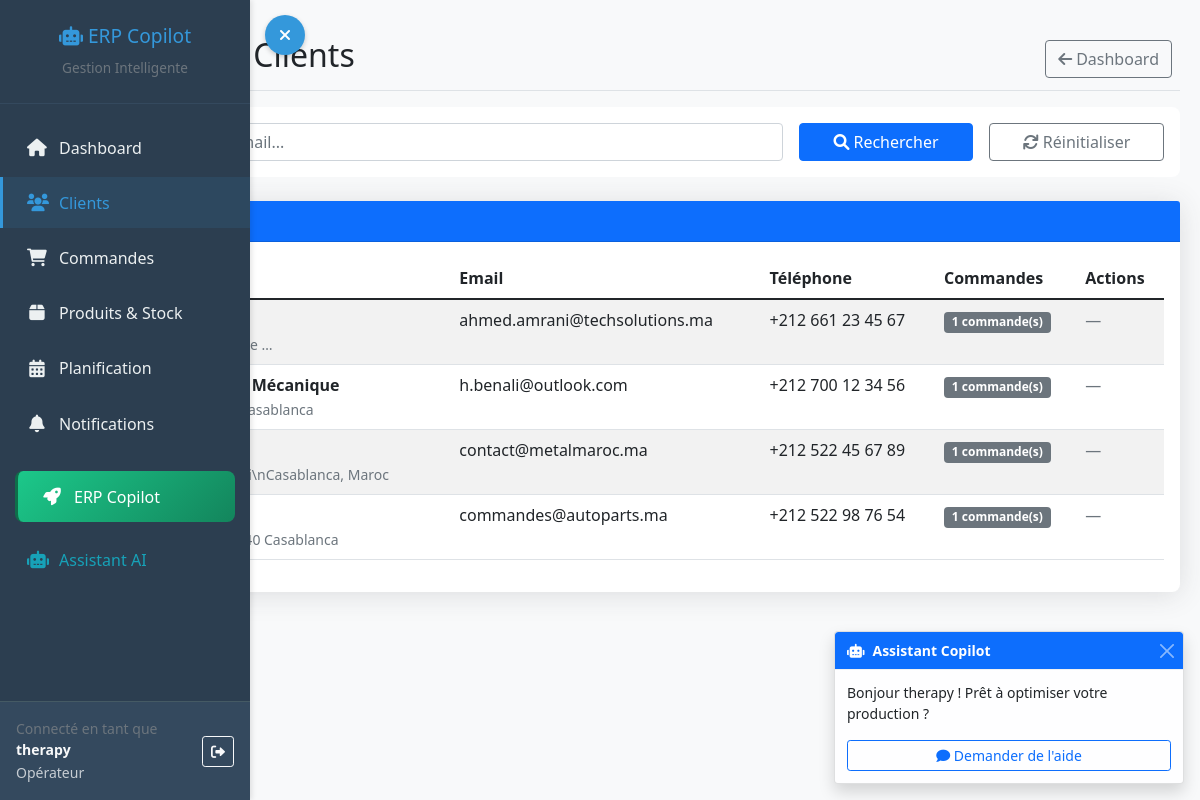
The page /customers/ (signed in) on the database as committed earlier.
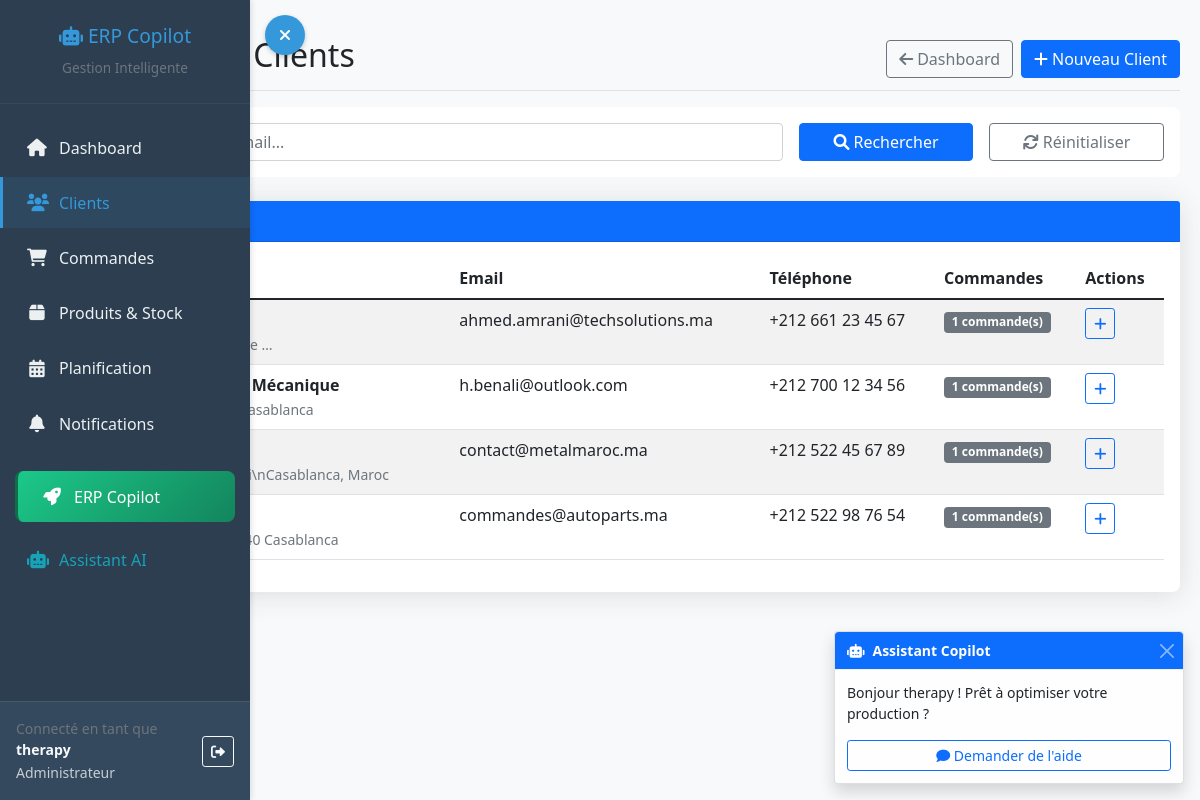
The same page on the database as committed later.
### dashboard/models.py (models this page shows, shortened)
class CustomUser(AbstractUser):
    ROLE_CHOICES = [
        ('admin', 'Administrateur'),
        ('manager', 'Manager'),
        ('supervisor', 'Superviseur'),  # Rôle secondaire avec accès limité
        ('operator', 'Opérateur'),
    ]
    role = models.CharField(max_length=20, choices=ROLE_CHOICES, default='operator')
    phone = models.CharField(max_length=20, blank=True)

class Customer(models.Model):
    name = models.CharField(max_length=100)
    email = models.EmailField()
    phone = models.CharField(max_length=20)
    address = models.TextField()

### dashboard/views.py (the view)
# urls.py: path('customers/', views.customer_list, name='customer_list'),
@login_required
def customer_list(request):
    customers = Customer.objects.all().order_by('name')
    search_query = request.GET.get('search', '')
    if search_query:
        customers = customers.filter(
            Q(name__icontains=search_query) |
            Q(email__icontains=search_query)
        )
    return render(request, 'dashboard/customers/customer_list.html', {
        'customers': customers,
        'search_query': search_query,
    })

### templates/dashboard/customers/customer_list.html (shortened to what this page needs)
{% extends 'base.html' %}
{% block content %}
<div class="d-flex justify-content-between flex-wrap flex-md-nowrap align-items-center pt-3 pb-2 mb-3 border-bottom">
    <h1 class="h2">
        Gestion des Clients
    </h1>
    <div class="btn-toolbar mb-2 mb-md-0">
        <a href="{% url 'dashboard' %}" class="btn btn-outline-secondary me-2">
            <i class="fas fa-arrow-left me-1"></i>Dashboard
        </a>
        {% if user.role == 'admin' or user.role == 'manager' %}
        <a href="{% url 'create_customer' %}" class="btn btn-primary">
            <i class="fas fa-plus me-1"></i>Nouveau Client
        </a>
        {% endif %}
    </div>
</div>
<div class="row mb-4">
    <div class="col-12">
        <div class="card">
            <div class="card-body">
                <form method="get" class="row g-3">
                    <div class="col-md-8">
                        <input type="text" name="search" class="form-control"
                               placeholder="Rechercher par nom ou email..."
                               value="{{ search_query }}">
                    </div>
                    <div class="col-md-2">
                        <button type="submit" class="btn btn-primary w-100">
                            <i class="fas fa-search me-1"></i>Rechercher
                        </button>
                    </div>
                    <div class="col-md-2">
                        <a href="{% url 'customer_list' %}" class="btn btn-outline-secondary w-100">
                            <i class="fas fa-refresh me-1"></i>Réinitialiser
                        </a>
                    </div>
                </form>
            </div>
        </div>
    </div>
</div>
<div class="row">
    <div class="col-12">
        <div class="card shadow">
            <div class="card-header bg-primary text-white">
                <h5 class="mb-0">Clients ({{ customers.count }})</h5>
            </div>
            <div class="card-body">
                <div class="table-responsive">
                    <table class="table table-striped table-hover">
                        <thead>
                            <tr>
                                <th>Nom</th>
                                <th>Email</th>
                                <th>Téléphone</th>
                                <th>Commandes</th>
                                <th>Actions</th>
                            </tr>
                        </thead>
                        <tbody>
                            {% for customer in customers %}
                            <tr>
                                <td>
                                    <strong>{{ customer.name }}</strong>
                                    <br>
                                    <small class="text-muted">{{ customer.address|truncatewords:5 }}</small>
                                </td>
                                <td>{{ customer.email|default:"-" }}</td>
                                <td>{{ customer.phone|default:"-" }}</td>
                                <td>
                                    <span class="badge bg-secondary">
                                        {{ customer.order_set.count }} commande(s)
                                    </span>
                                </td>
                                {% if user.role == 'admin' or user.role == 'manager' %}
                                <td>
                                    <a href="{% url 'create_order' %}?customer={{ customer.id }}"
                                       class="btn btn-sm btn-outline-primary" title="Nouvelle commande">
                                        <i class="fas fa-plus"></i>
                                    </a>
                                </td>
                                {% else %}
                                <td class="text-muted">—</td>
                                {% endif %}
                            </tr>
                            {% endfor %}
                        </tbody>
                    </table>
                </div>
            </div>
        </div>
    </div>
</div>
{% endblock %}

### templates/base.html (shortened to what the changed rows need)
<!DOCTYPE html>
<html lang="fr">
<head>
    <link href="https://cdn.jsdelivr.net/npm/bootstrap@5.1.3/dist/css/bootstrap.min.css" rel="stylesheet">
    <link href="https://cdnjs.cloudflare.com/ajax/libs/font-awesome/6.0.0/css/all.min.css" rel="stylesheet">
</head>
<body>
    <nav class="sidebar" id="sidebar">
        <div class="sidebar-sticky">
            <div class="user-info-container">
                <div class="d-flex align-items-center">
                    <div class="flex-grow-1">
                        <small class="text-muted d-block">Connecté en tant que</small>
                        <div class="fw-bold text-light small">{{ user.username }}</div>
                        {% if user.role %}
                        <small class="text-light opacity-75">{{ user.get_role_display }}</small>
                        {% endif %}
                    </div>
                </div>
            </div>
        </div>
    </nav>
    <main id="mainContent">
        {% block content %}
        {% endblock %}
    </main>
    <div class="position-fixed bottom-0 end-0 m-3" style="z-index: 1050;">
        <div class="toast show" role="alert" id="copilotToast">
            <div class="toast-body">
                <p>Bonjour {{ user.username }} ! Prêt à optimiser votre production ?</p>
                <button class="btn btn-sm btn-outline-primary w-100" onclick="showCopilotHelp()">
                    <i class="fas fa-comment"></i> Demander de l'aide
                </button>
            </div>
        </div>
    </div>
</body>
</html>

Rows that differ between the two databases and show on the page:
changed CustomUser "therapy": role "Opérateur" → "Administrateur"
shown differently, row unchanged: Customer "ahmed.amrani@techsolutions.ma": no longer shows "—"
shown differently, row unchanged: Customer "M. Hassan Benali - Atelier Mécanique": no longer shows "—"
shown differently, row unchanged: Customer "contact@metalmaroc.ma": no longer shows "—"
shown differently, row unchanged: Customer "commandes@autoparts.ma": no longer shows "—"
Other text that changed with them:
text now shown: "Nouveau Client"
